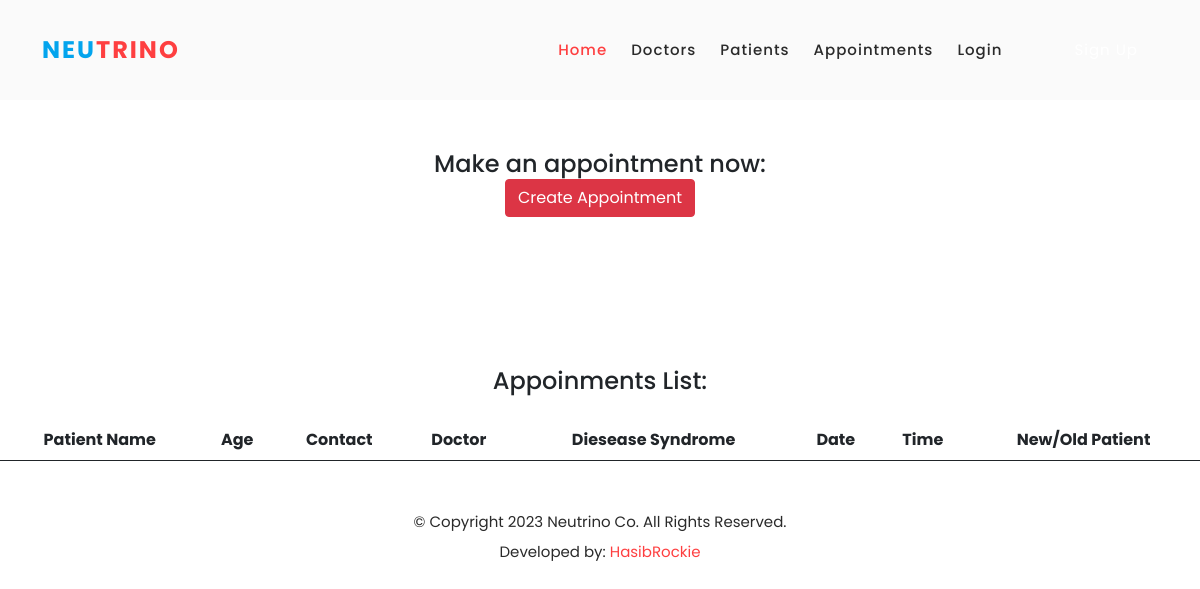
Page /patients/appointments/ on the earlier database version.
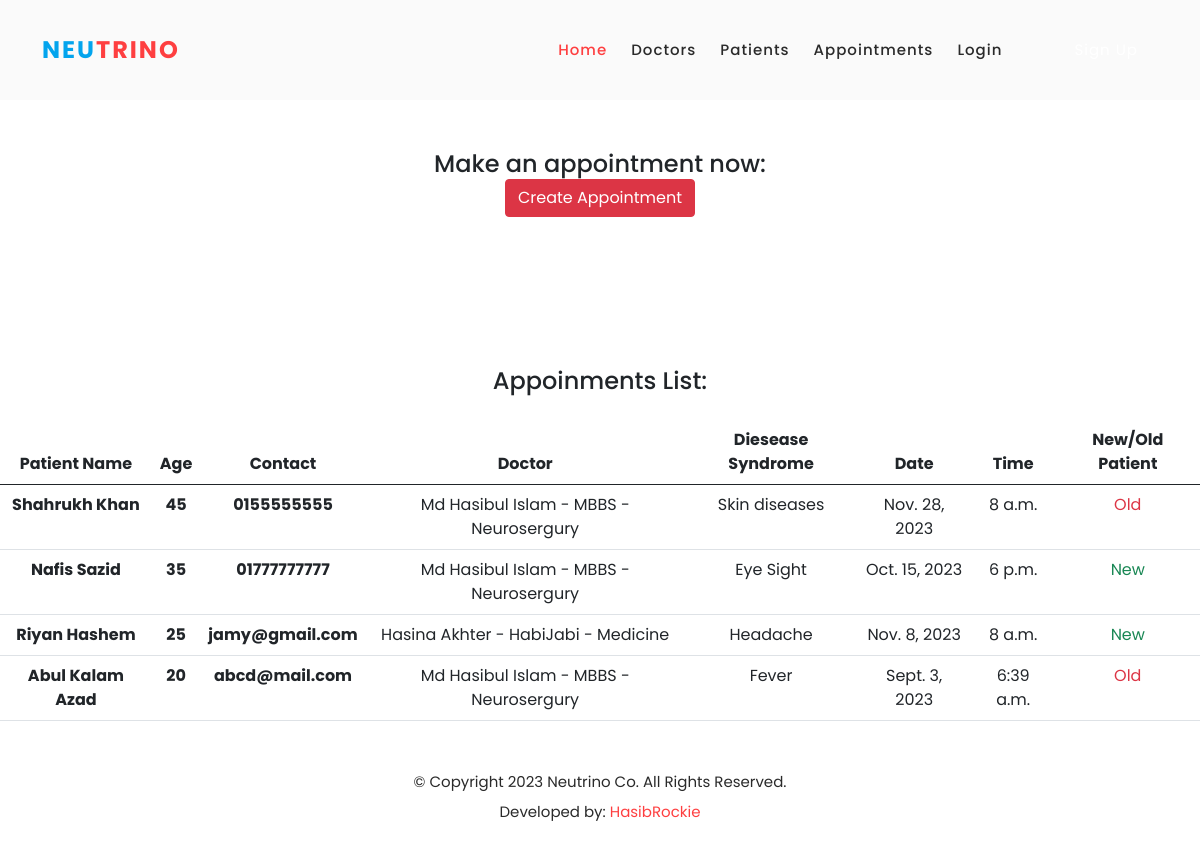
Same page on the later database version.
### patients/models.py (models this page shows, shortened)
class AppointmentModel(models.Model):
    patient_name = models.CharField(max_length=255)
    patient_contact = models.CharField(max_length=255)
    patient_age = models.IntegerField()
    doctor = models.ForeignKey(DoctorModel, on_delete=models.CASCADE, related_name='appointment')
    date = models.DateField()
    time = models.TimeField()
    disease_syndrome = models.CharField(max_length=255, null=True, blank=True)
    is_new = models.BooleanField(default=True)
    appointment_time = models.DateTimeField(auto_now_add=True)

### doctors/models.py (models this page shows)
class DoctorModel(models.Model):
    doctor_id = models.AutoField(primary_key=True)
    account = models.ForeignKey(Account, on_delete=models.CASCADE, related_name='doctor', null=True, blank=True)
    designation = models.CharField(max_length=255)
    speciality = models.CharField(max_length=255)
    experience = models.CharField(max_length=255)
    date_joined = models.DateTimeField(auto_now_add=True)
    APPOINTMENT_DAYS_CHOICES = [
        ('monday', 'Monday'),
        ('tuesday', 'Tuesday'),
        ('wednesday', 'Wednesday'),
        ('thursday', 'Thursday'),
        ('friday', 'Friday'),
        ('saturday', 'Saturday'),
        ('sunday', 'Sunday'),
    ]
    appointment_available_days = models.CharField(max_length=100, choices=APPOINTMENT_DAYS_CHOICES, blank=True, null=True)
    def __str__(self):
        return str(self.account.first_name + " " + self.account.last_name + ' - ' + self.designation + ' - ' + self.speciality)

### accounts/models.py (models this page shows, shortened)
class Account(AbstractBaseUser):
    first_name      = models.CharField(max_length=50)
    last_name       = models.CharField(max_length=50)
    username        = models.CharField(max_length=50, unique=True)
    email           = models.EmailField(max_length=100, unique=True)
    phone_number    = models.CharField(max_length=50)
    date_joined     = models.DateTimeField(auto_now_add=True)
    last_login      = models.DateTimeField(auto_now=True)
    is_admin        = models.BooleanField(default=False)
    is_staff        = models.BooleanField(default=False)
    is_active       = models.BooleanField(default=False)
    is_superadmin   = models.BooleanField(default=False)
    USERNAME_FIELD = 'email'
    REQUIRED_FIELDS = ['username', 'first_name', 'last_name']
    objects = MyAccountManager()

### patients/views.py (the view)
# urls.py: path('appointments/',views.appointments, name='appointments' ),
def appointments(request):
    appointments = AppointmentModel.objects.all().order_by('-appointment_time')
    return render(request, 'appoinments.html', {'appointments': appointments})

### patients/templates/appoinments.html
{% extends "base.html" %}
{% block content %}
    <div style="margin-top:150px;">
      <div style="text-align:center;">
        <h4>Make an appointment now:</h4>
        <a class="btn btn-danger" href="{% url 'create_appointment' %}"> Create Appointment </a>
      </div>
    <div class="doctor-list" style="margin-top:150px; text-align:center;">
        <h4  style="text-align:center;">Appoinments List:</h4> <br>
<table class="table table-hover p-5" style="padding:20px;text-align:center;">
  <thead>
    <tr>
      <th scope="col">Patient Name</th>
      <th scope="col">Age</th>
      <th scope="col">Contact</th>
      <th scope="col">Doctor</th>
      <th scope="col">Diesease Syndrome</th>
      <th scope="col">Date</th>
      <th scope="col">Time</th>
      <th scope="col">New/Old Patient</th>
    </tr>
  </thead>
  <tbody>
    {% for appointment in appointments %}
    <tr>
      <th scope="row">{{appointment.patient_name}}</th>
      <th scope="row">{{appointment.patient_age}}</th>
      <th scope="row">{{appointment.patient_contact}}</th>
      <td>{{appointment.doctor}}</td>
      <td>{{appointment.disease_syndrome}}</td>
      <td>{{appointment.date}}</td>
      <td>{{appointment.time}}</td>
        {% if appointment.is_new %}
        <td class="text-success">New</td>
        {% else %}
        <td class="text-danger">Old</td>
        {% endif %}
    </tr>
    {% endfor %}
  </tbody>
</table>
    </div>
    </div>
{% endblock %}

Differences in the rows shown:
added AppointmentModel: patient_name "Shahrukh Khan", patient_age "45", patient_contact "0155555555", doctor "Md Hasibul Islam - MBBS - Neurosergury", disease_syndrome "Skin diseases", date "Nov. 28, 2023", time "8 a.m.", is_new "Old"
added AppointmentModel: patient_name "Nafis Sazid", patient_age "35", patient_contact "01777777777", doctor "Md Hasibul Islam - MBBS - Neurosergury", disease_syndrome "Eye Sight", date "Oct. 15, 2023", time "6 p.m.", is_new "New"
added AppointmentModel: patient_name "Riyan Hashem", patient_age "25", patient_contact "jamy@gmail.com", doctor "Hasina Akhter - HabiJabi - Medicine", disease_syndrome "Headache", date "Nov. 8, 2023", time "8 a.m.", is_new "New"
added AppointmentModel: patient_name "Abul Kalam Azad", patient_age "20", patient_contact "abcd@mail.com", doctor "Md Hasibul Islam - MBBS - Neurosergury", disease_syndrome "Fever", date "Sept. 3, 2023", time "6:39 a.m.", is_new "Old"
